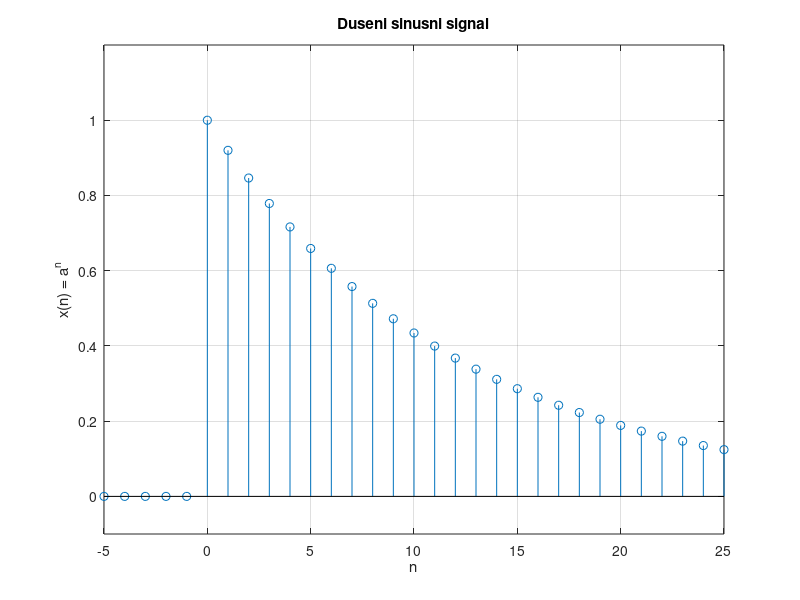

The MATLAB source for this figure:
%1.E) 
clear all; 
close all;
T = 0.2;
a = 0.92;
A = 1;
t1 = -1 : T : 0-T; 
n1 = t1/T;
u1 = zeros(size(n1));

t2 =  0 : T : 5;   
n2 = t2/T;
u2 = ones(size(n2));

n = [n1 n2]; u = [u1 u2];
x = A*u.*a.^n;

% Drawing
stem(n, x)
axis([-5 25 -0.1 1.2]); grid;
xlabel('n');
ylabel('x(n) = a^n');
title('Duseni sinusni signal');
